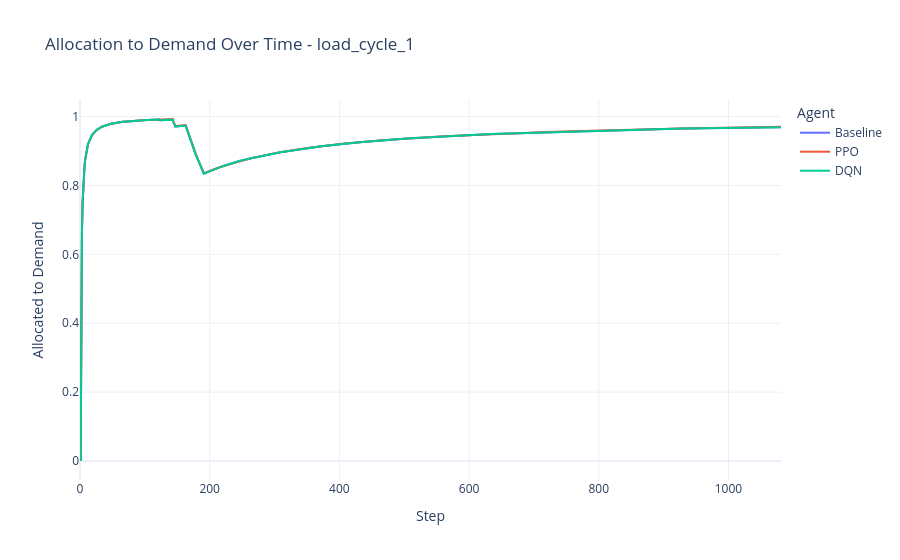

The code cell stored with this chart in its notebook:
### Code cell
import os

scenarios = ["no_scenario", "load_cycle_1", "load_cycle_2", "load_cycle_5", "medium_aircraft", "large_aircraft", "snr_congested"]
allocated_demand_idx = 8

for scenario in scenarios:
    base_path = f"BASELINE_observations_{scenario}.csv"
    ppo_path = f"PPO_observations_{scenario}.csv"
    dqn_path = f"DQN_observations_{scenario}.csv"
    #odt_path = f"ODT_observations_{scenario}.csv"
    #odt_finetuned_path = f"ODT_FINETUNED_observations_{scenario}.csv"

    if not (os.path.exists(base_path) and os.path.exists(ppo_path) and os.path.exists(dqn_path)):
        print(f"Missing files for scenario '{scenario}', skipping.")
        continue

    obs_base = pd.read_csv(base_path).values
    obs_ppo = pd.read_csv(ppo_path).values
    obs_dqn = pd.read_csv(dqn_path).values
    #obs_odt = pd.read_csv(odt_path).values
    #obs_odt_finetuned = pd.read_csv(odt_finetuned_path).values

    avg_allocated_to_demand_base = []
    avg_allocated_to_demand_ppo = []
    avg_allocated_to_demand_dqn = []
    avg_allocated_to_demand_odt = []
    avg_allocated_to_demand_odt_finetuned = []

    for i in range(len(obs_base)):
        avg_allocated_to_demand_base.append(np.mean(obs_base[:i, allocated_demand_idx]))
        avg_allocated_to_demand_ppo.append(np.mean(obs_ppo[:i, allocated_demand_idx]))
        avg_allocated_to_demand_dqn.append(np.mean(obs_dqn[:i, allocated_demand_idx]))
        #avg_allocated_to_demand_odt.append(np.mean(obs_odt[:i, allocated_demand_idx]))
        #avg_allocated_to_demand_odt_finetuned.append(np.mean(obs_odt_finetuned[:i, allocated_demand_idx]))

    fig = go.Figure()
    fig.add_trace(go.Scatter(y=avg_allocated_to_demand_base, mode='lines', name='Baseline'))
    fig.add_trace(go.Scatter(y=avg_allocated_to_demand_ppo, mode='lines', name='PPO'))
    fig.add_trace(go.Scatter(y=avg_allocated_to_demand_dqn, mode='lines', name='DQN'))
    fig.add_trace(go.Scatter(y=avg_allocated_to_demand_odt, mode='lines', name='ODT'))
    fig.add_trace(go.Scatter(y=avg_allocated_to_demand_odt_finetuned, mode='lines', name='ODT Finetuned'))
    #fig.add_trace(go.Scatter(y=avg_allocated_to_demand_odt_finetuned, mode='lines', name='ODT Finetuned'))
    fig.update_layout(
        title=f"Allocation to Demand Over Time - {scenario}",
        xaxis_title='Step',
        yaxis_title='Allocated to Demand',
        legend_title='Agent',
        template='plotly_white'
    )
    fig.show()

### Figure 1 — Plotly figure (JSON) as saved in the notebook; plotly's stock layout.template omitted (floating-point values rounded to 4 significant figures; data arrays with more than 128 entries replaced by an {"elided": "..."} marker saying what was removed)
{"data": [{"mode": "lines", "name": "Baseline", "type": "scatter", "y": {"elided": "1082 float values"}}, {"mode": "lines", "name": "PPO", "type": "scatter", "y": {"elided": "1082 float values"}}, {"mode": "lines", "name": "DQN", "type": "scatter", "y": {"elided": "1082 float values"}}, {"mode": "lines", "name": "ODT", "type": "scatter", "y": []}, {"mode": "lines", "name": "ODT Finetuned", "type": "scatter", "y": []}], "layout": {"legend": {"title": {"text": "Agent"}}, "title": {"text": "Allocation to Demand Over Time - load_cycle_1"}, "xaxis": {"title": {"text": "Step"}}, "yaxis": {"title": {"text": "Allocated to Demand"}}}}
